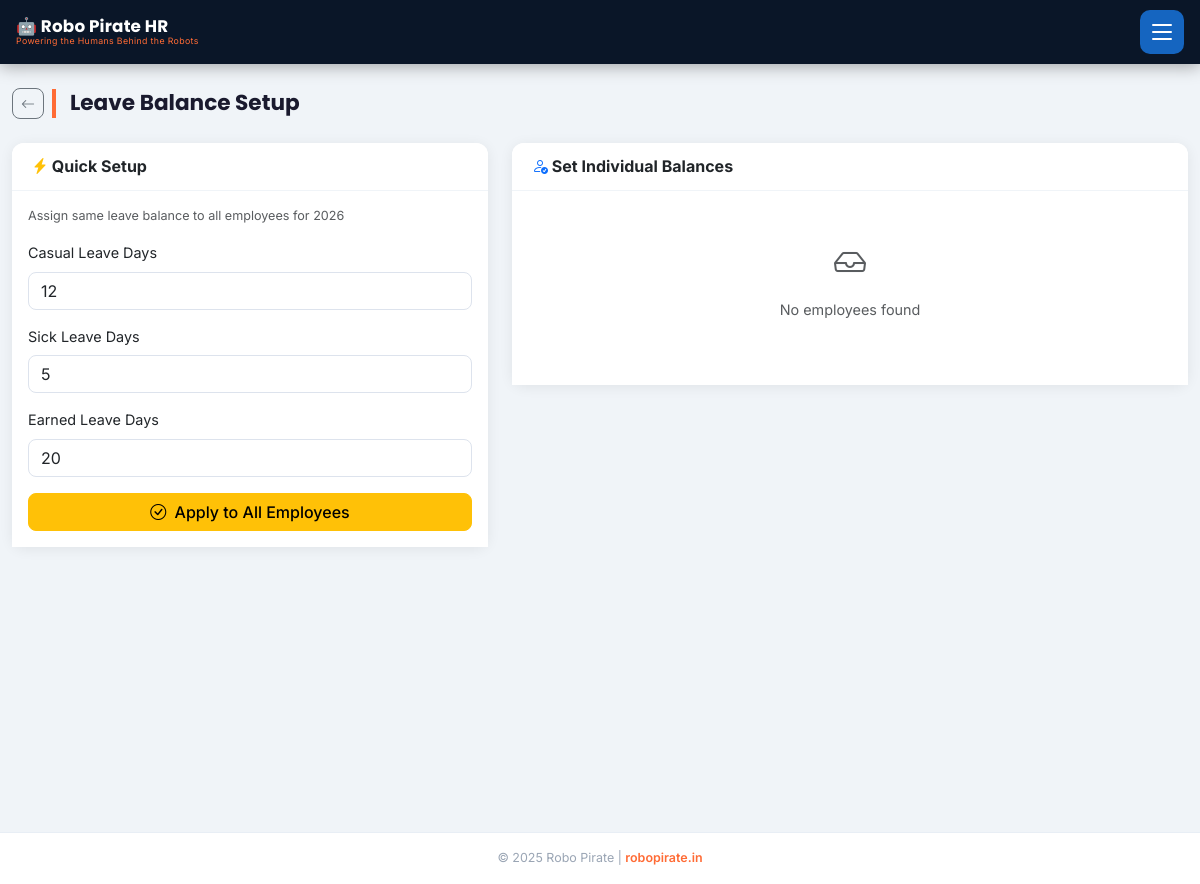
Page /leave-setup (signed in) on the earlier database version.
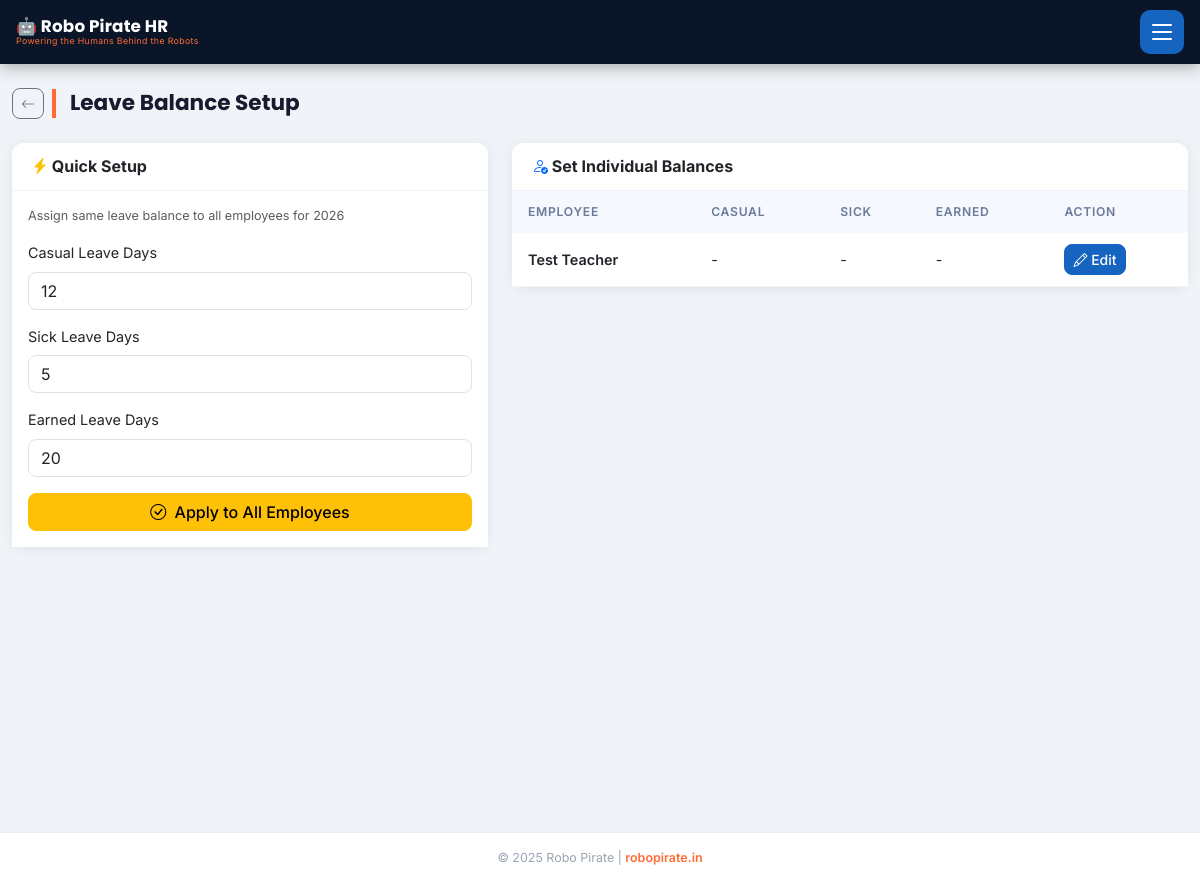
Same page on the later database version.
### models.py (models this page shows, shortened)
class Employee(db.Model):
    __tablename__ = 'employees'
    id = db.Column(db.Integer, primary_key=True)
    emp_id = db.Column(db.String(20), unique=True, nullable=False)
    name = db.Column(db.String(100), nullable=False)
    phone = db.Column(db.String(15), nullable=False)
    email = db.Column(db.String(120))
    department_id = db.Column(db.Integer, db.ForeignKey('departments.id'))
    designation = db.Column(db.String(100))
    basic_salary = db.Column(db.Float, default=0.0)
    joining_date = db.Column(db.Date, default=date.today)
    is_active = db.Column(db.Boolean, default=True)
    bank_name = db.Column(db.String(100))
    account_number = db.Column(db.String(30))
    ifsc_code = db.Column(db.String(20))
    pan_number = db.Column(db.String(20))
    aadhar_number = db.Column(db.String(20))
    attendances = db.relationship('Attendance', backref='employee', lazy=True)
    leaves = db.relationship('Leave', backref='employee', lazy=True)
    payrolls = db.relationship('Payroll', backref='employee', lazy=True)
    advances = db.relationship('Advance', backref='employee', lazy=True)
    schools = db.relationship('School', secondary=employee_schools, lazy=True,
                              backref=db.backref('assigned_employees', lazy=True))

### blueprints/admin.py (the view)
@bp.route('/leave-setup', methods=['GET', 'POST'])
@login_required
def leave_balance_setup():
    employees = Employee.query.filter_by(is_active=True).order_by(Employee.name).all()
    current_year = date.today().year
    leave_balances = {}
    for emp in employees:
        balances = LeaveBalance.query.filter_by(employee_id=emp.id, year=current_year).all()
        for bal in balances:
            leave_balances[(emp.id, bal.leave_type)] = bal
    return render_template('leave_balance_setup.html', employees=employees, leave_balances=leave_balances, today=date.today())

### app.py (called while the page is built)
@app.before_request
def load_persisted_config():
    global _persisted_config_loaded
    if not _persisted_config_loaded:
        persisted_key = AppConfig.get('FAST2SMS_API_KEY')
        if persisted_key:
            app.config['FAST2SMS_API_KEY'] = persisted_key
        _persisted_config_loaded = True

@login_manager.user_loader
def load_user(user_id):
    return User.query.get(int(user_id))

@app.before_request
def restrict_employee_to_portal():
    if current_user.is_authenticated and not current_user.is_admin:
        allowed = ('/portal', '/employee', '/static', '/api', '/logout')
        if request.path != '/' and not request.path.startswith(allowed):
            return redirect(url_for('portal.portal_dashboard'))

### templates/leave_balance_setup.html (shortened to what this page needs)
{% extends 'base.html' %}
{% block content %}
<div class="container-fluid py-4">
  <div class="d-flex align-items-center gap-2 mb-4">
    <a href="{{ url_for('admin.dashboard') }}" class="btn btn-outline-secondary btn-sm"><i class="bi bi-arrow-left"></i></a>
    <h4 class="page-header mb-0">Leave Balance Setup</h4>
  </div>
  <div class="row">
    <div class="col-lg-5 mb-4">
      <div class="card border-0 shadow-sm">
        <div class="card-header bg-white border-bottom">
          <h6 class="mb-0 fw-bold"><i class="bi bi-lightning-charge-fill text-warning"></i> Quick Setup</h6>
        </div>
        <div class="card-body">
          <form method="POST" action="{{ url_for('admin.setup_leave_quick') }}">
            <p class="text-muted small mb-3">Assign same leave balance to all employees for {{ today.year }}</p>
            <div class="mb-3">
              <label class="form-label">Casual Leave Days</label>
              <input type="number" name="casual_days" class="form-control" value="12" min="0" step="0.5">
            </div>
            <div class="mb-3">
              <label class="form-label">Sick Leave Days</label>
              <input type="number" name="sick_days" class="form-control" value="5" min="0" step="0.5">
            </div>
            <div class="mb-3">
              <label class="form-label">Earned Leave Days</label>
              <input type="number" name="earned_days" class="form-control" value="20" min="0" step="0.5">
            </div>
            <button type="submit" class="btn btn-warning w-100">
              <i class="bi bi-check-circle me-1"></i> Apply to All Employees
            </button>
          </form>
        </div>
      </div>
    </div>
    <div class="col-lg-7">
      <div class="card border-0 shadow-sm">
        <div class="card-header bg-white border-bottom">
          <h6 class="mb-0 fw-bold"><i class="bi bi-person-check text-primary"></i> Set Individual Balances</h6>
        </div>
        <div class="card-body p-0">
          {% if employees %}
          <div class="table-responsive">
            <table class="table table-hover mb-0">
              <thead style="background: #f8f9fa;">
                <tr>
                  <th>Employee</th>
                  <th>Casual</th>
                  <th>Sick</th>
                  <th>Earned</th>
                  <th>Action</th>
                </tr>
              </thead>
              <tbody>
                {% for emp in employees %}
                <tr>
                  <td class="fw-semibold">{{ emp.name }}</td>
                  <td>
                    {% set casual = leave_balances.get((emp.id, 'casual'), None) %}
                    {{ casual.total_days if casual else '-' }}
                  </td>
                  <td>
                    {% set sick = leave_balances.get((emp.id, 'sick'), None) %}
                    {{ sick.total_days if sick else '-' }}
                  </td>
                  <td>
                    {% set earned = leave_balances.get((emp.id, 'earned'), None) %}
                    {{ earned.total_days if earned else '-' }}
                  </td>
                  <td>
                    <button class="btn btn-sm btn-primary" data-bs-toggle="modal" data-bs-target="#setupModal"
                            onclick="setupEmployee({{ emp.id }}, '{{ emp.name }}')">
                      <i class="bi bi-pencil"></i> Edit
                    </button>
                  </td>
                </tr>
                {% endfor %}
              </tbody>
            </table>
          </div>
          {% else %}
          <div class="text-center py-5 text-muted">
            <i class="bi bi-inbox" style="font-size:2rem;display:block;margin-bottom:12px;"></i>
            <p>No employees found</p>
          </div>
          {% endif %}
        </div>
      </div>
    </div>
  </div>
</div>
{% endblock %}

Differences in the rows shown:
added Employee: name "Test Teacher", total_days "-"
Other differences:
text no longer shown: "No employees found"
text now shown: "EMPLOYEE CASUAL SICK EARNED ACTION"
